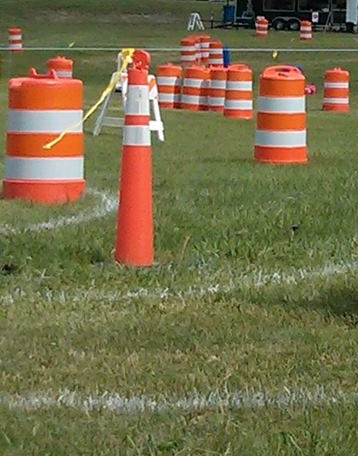
//> input picture krishna95/perception/IGVC/l1.jpg, 358 x 456 px
$ ./separation l1.jpg   (built with g++ and OpenCV 4)
//> lines starting //> are read from the running program, lines starting //| are printed output that depends on the picture; after the words box and inside, x2 and y2 are one past the last pixel; in counts of white or black regions, pixels touching at a corner belong together
#include <opencv2/opencv.hpp>
#include <opencv2/core/core.hpp>
#include <opencv2/core/mat.hpp>
#include <opencv2/core/operations.hpp>
#include <opencv2/highgui/highgui.hpp>
#include "opencv2/stitching/stitcher.hpp"
#include <cstdlib>
#include <iostream>
#include <vector>
#include <math.h>
#include <sys/time.h>

using namespace std;
using namespace cv;


Mat Image_Process1(Mat& image,int k){
	Mat channel[3];
	Mat img(image.rows,image.cols,CV_8UC3,cvScalarAll(0));
	Mat img_temp(image.rows,image.cols,CV_8UC1,cvScalarAll(0));
	Mat cimg_temp(image.rows,image.cols,CV_8UC1,cvScalarAll(0));
	split(image,channel);
	// [28 lines of commented-out code are left out]
	int maxthreshold=255,minthreshold=200,minpoints=20,binthreshold=160,maxpoints=30;
	 equalizeHist(channel[0],channel[0]);
	vector<Vec4i>lines;
	//namedWindow("blue",0);
	//imshow("blue",channel[0]);
	equalizeHist(channel[2],channel[2]);

	//namedWindow("red",0);
	//imshow("red",channel[2]);
	int erosion_size = 2;
	Mat element = cv::getStructuringElement(cv::MORPH_RECT,
                      cv::Size(2 * erosion_size + 1, 2 * erosion_size + 1),
                      cv::Point(erosion_size, erosion_size) );
	Mat hough(channel[0].rows,channel[0].cols,CV_8UC3,cvScalarAll(0));
	erode(channel[0],channel[0], element);
	namedWindow("blue1",0);
	imshow("blue1",channel[0]);
	erode(channel[2],channel[2], element);
	namedWindow("red1",0);
	imshow("red1",channel[2]);
	//namedWindow("merge",1);
	//namedWindow("Cmerge",1);
	createTrackbar("binthreshold","merge",&binthreshold,255);
	// [5 lines of commented-out code are left out]
	{


	for (int i=0;i<image.rows;i++){
		for (int j=0;j<image.cols;j++){
			if (channel[0].at<uchar>(i,j)>binthreshold && channel[1].at<uchar>(i,j)>binthreshold)
				img_temp.at<uchar>(i,j)=(channel[0].at<uchar>(i,j)+channel[2].at<uchar>(i,j))/2;
			else
				img_temp.at<uchar>(i,j)=0;
		}
	}
	imshow("merge",img_temp);

	Mat hough(channel[0].rows,channel[0].cols,CV_8UC3,cvScalarAll(0));
	Canny(img_temp,cimg_temp,minthreshold,maxthreshold,3);
	imshow("Cmerge",cimg_temp);
	HoughLinesP(cimg_temp,lines,1,CV_PI/180,maxpoints,minpoints,40);
	for (size_t i=0;i<lines.size();i++){
		Vec4i l=lines[i];
		line(hough,Point(l[0],l[1]),Point(l[2],l[3]),Scalar(255,255,255),3,CV_AA);
	}
	imshow("hough",hough);
	waitKey(0);
	}
return img_temp;
}

void Remove_Obstacle(Mat& im,int k){
	//namedWindow("win",1);
	struct timeval t,c;
	gettimeofday(&t,NULL);
	cv::Mat im_HSV(im.rows,im.cols,CV_8UC3);
	cv::Mat bin(im.rows,im.cols,CV_8UC1);
	cv::Mat bin2(im.rows,im.cols,CV_8UC1);
	cvtColor(im,im_HSV,CV_BGR2HSV);
	int h=0,s=0,v=0;
	int dilation_size = 9;
	cv::Mat element = cv::getStructuringElement( cv::MORPH_ELLIPSE,
                                       cv::Size( 2*dilation_size + 1, 2*dilation_size+1 ),
                                       cv::Point( dilation_size, dilation_size ) );
	// [14 lines of commented-out code are left out]

	cv::inRange(im_HSV, cv::Scalar(0,0,0), cv::Scalar(k,256,255), bin);
	//cv::imshow("win",bin);
	cv::dilate(bin, bin2, element);
	//cv::imshow("win1", bin2);

	for(int i=0;i<bin2.rows;i++){
		for(int j=0;j<bin2.cols;j++){
			if(bin2.at<uchar>(i,j)==255)
			{
				im.at<cv::Vec3b>(i,j)[0]=im.at<cv::Vec3b>(i,j)[1]=im.at<cv::Vec3b>(i,j)[2]=0;
			}
		}
	}
	cout<<"alpha channel is"<<(int)im_HSV.at<cv::Vec3b>(302,344)[0]<<" "<<(int)im_HSV.at<cv::Vec3b>(302,344)[1]<<" "<<(int)im_HSV.at<cv::Vec3b>(302,344)[2]<<endl;
	cout<<"alpha channel is"<<(int)im_HSV.at<cv::Vec3b>(376,74)[0]<<" "<<(int)im_HSV.at<cv::Vec3b>(376,74)[1]<<" "<<(int)im_HSV.at<cv::Vec3b>(376,74)[2]<<endl;
	gettimeofday(&c,NULL);
	// [4 lines of commented-out code are left out]
	return ;
}


int main(int argc, char* argv[]){
	struct timeval t,c;
	gettimeofday(&t,NULL);
	Mat sample=imread(argv[1],1);
//> sample is the input picture: 456 rows x 358 cols, CV_8UC3; mean B, G, R 74.3, 110.4, 119
	Mat final1 = sample -sample;
//> final1: 456 rows x 358 cols, CV_8UC3; every value is 0
	Mat final2 = final1.clone();
	cout<<"hello";
	namedWindow("source",1);
	imshow("source",sample);
	Remove_Obstacle(sample,10);
//> in Remove_Obstacle, `cvtColor(im,im_HSV,CV_BGR2HSV);`: im_HSV: 456 rows x 358 cols, CV_8UC3; mean H, S, V 35.2, 104.4, 125.5
//> in Remove_Obstacle, `cv::inRange(im_HSV, cv::Scalar(0,0,0), cv::Scalar(k,256,255), bin);`:
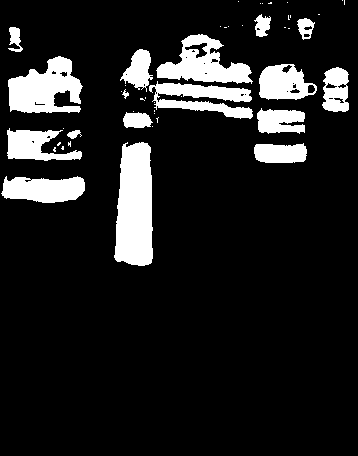
//> bin: 456 rows x 358 cols, CV_8UC1; 12.6% white; 49 white regions (32 under 20 px), largest, box (x1, y1, x2, y2) and area: (114, 142, 153, 266) 4022, (8, 56, 83, 113) 2759, (156, 34, 253, 84) 2384
//> in Remove_Obstacle, `cv::dilate(bin, bin2, element);`: bin2: 456 rows x 358 cols, CV_8UC1; 28.6% white; 5 white regions, box (x1, y1, x2, y2) and area: (105, 0, 358, 275) 31812, (0, 47, 94, 212) 13263, (0, 18, 32, 61) 1143, (333, 0, 354, 14) 228, (229, 0, 248, 11) 163
//> after the loop in Remove_Obstacle, `for(int i=0;i<bin2.rows;i++)`:
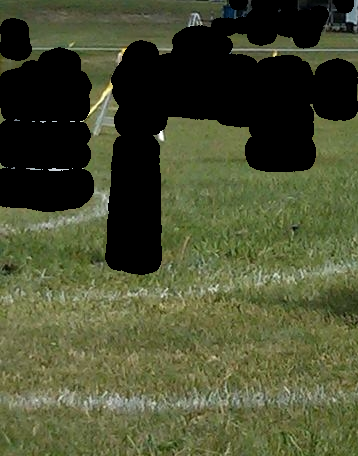
//> im: 456 rows x 358 cols, CV_8UC3; mean B, G, R 49.6, 78.9, 73.7
//| alpha channel is39 113 70
//| alpha channel is29 102 113
	final1 = sample;
	 namedWindow("final1",1);
	 imshow("final1",final1);
	 final2=Image_Process1(final1,7);
//> in Image_Process1, `split(image,channel);`:
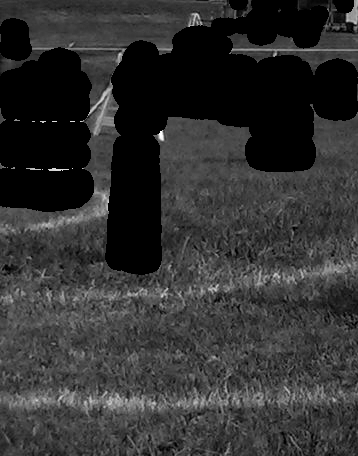
//> channel[0]: 456 rows x 358 cols, CV_8UC1; min 0, max 255, mean 49.6
//> in Image_Process1, `split(image,channel);`:
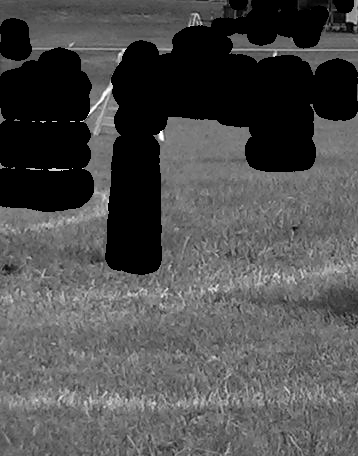
//> channel[1]: 456 rows x 358 cols, CV_8UC1; min 0, max 255, mean 78.9
//> in Image_Process1, `erode(channel[2],channel[2], element);`:
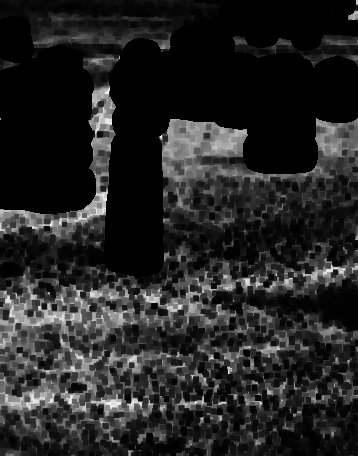
//> channel[2]: 456 rows x 358 cols, CV_8UC1; min 0, max 252, mean 36.8
//> in Image_Process1, `Canny(img_temp,cimg_temp,minthreshold,maxthreshold,3);`:
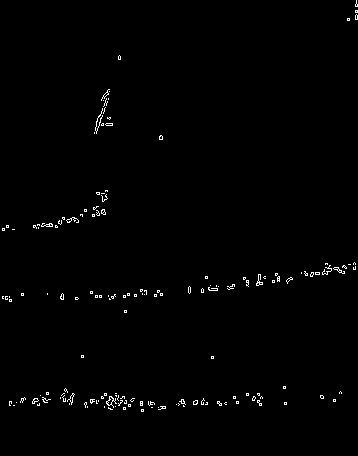
//> cimg_temp: 456 rows x 358 cols, CV_8UC1; 0.87% white in thin lines or dots, all inside (x1, y1, x2, y2) = (2, 0, 358, 412)
//> in Image_Process1, `HoughLinesP(cimg_temp,lines,1,CV_PI/180,maxpoints,minpoints,40);`: lines = 15 lines (x1, y1, x2, y2), first 8: [21, 398, 286, 403], [154, 296, 355, 268], [21, 400, 261, 405], [21, 399, 286, 404], [60, 298, 229, 289], [109, 298, 190, 287], [154, 295, 355, 266], [9, 401, 221, 405]
//> the loop in Image_Process1, `for (size_t i=0;i<lines.size();i++)` made 15 passes
//> l on passes 1 to 12: [21, 398, 286, 403], [154, 296, 355, 268], [21, 400, 261, 405], [21, 399, 286, 404], [60, 298, 229, 289], [109, 298, 190, 287], [154, 295, 355, 266], [9, 401, 221, 405], [24, 397, 131, 399], [94, 132, 120, 58], [230, 288, 355, 269], [2, 230, 105, 212]
//> after the loop in Image_Process1, `for (size_t i=0;i<lines.size();i++)`:
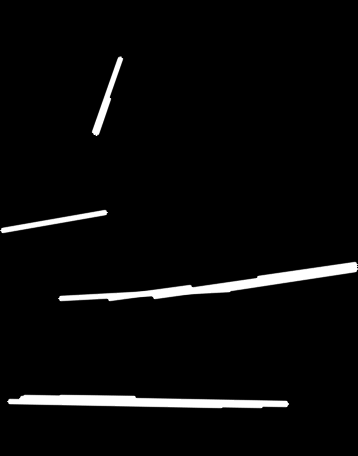
//> hough: 456 rows x 358 cols, CV_8UC3; min 0, max 255, mean 9.6
	//sample=Image_Process2(sample,7);
	gettimeofday(&c,NULL);
	double td = t.tv_sec + t.tv_usec/1000000.0;
	double cd = c.tv_sec + c.tv_usec/1000000.0;
	std::cout<<"time:"<< 1.0/(cd-td) <<std::endl;
		namedWindow("final2",1);
	imshow("final2",final2);
	waitKey(0);
}
